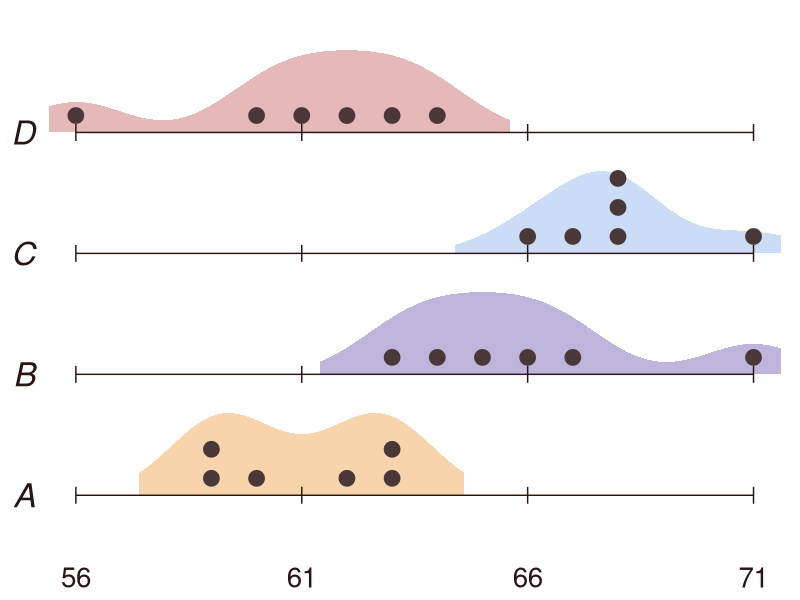
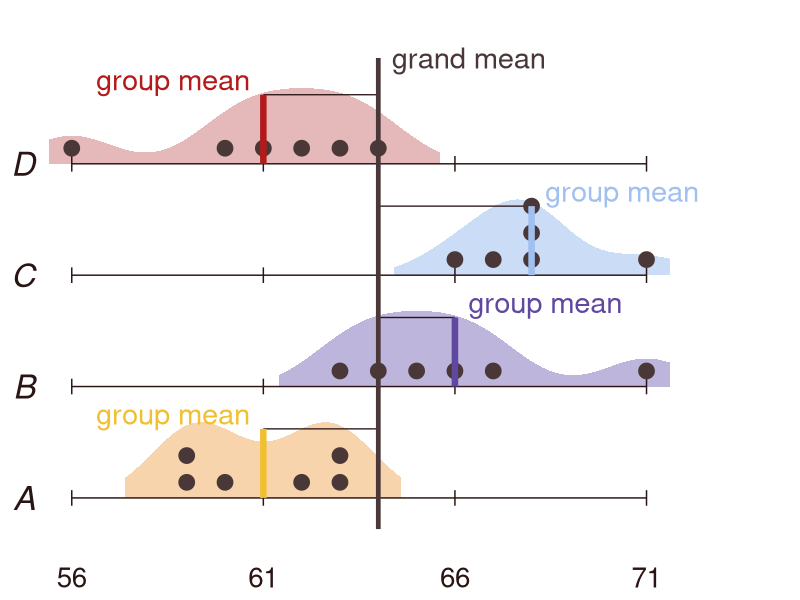
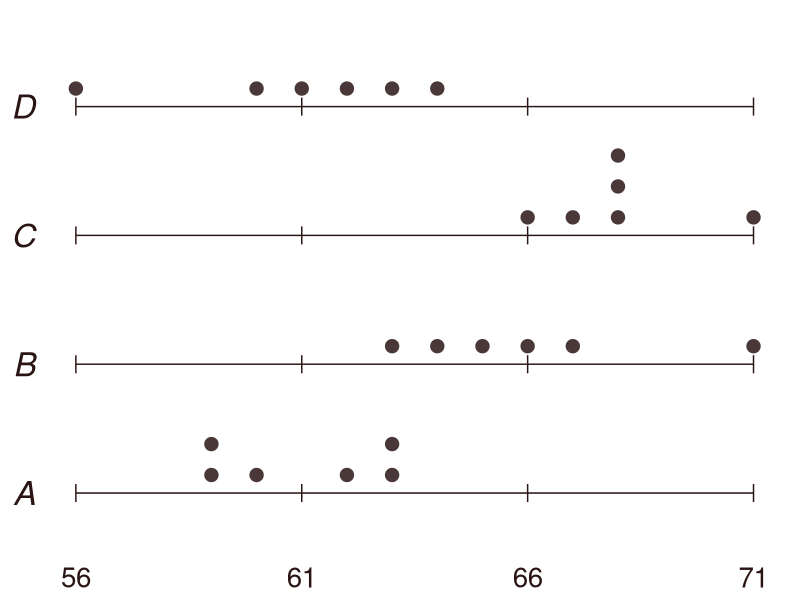
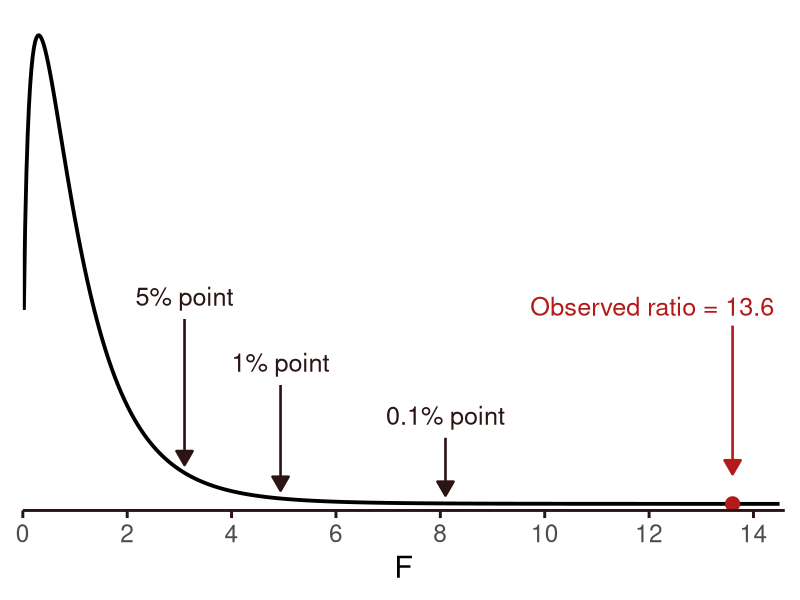
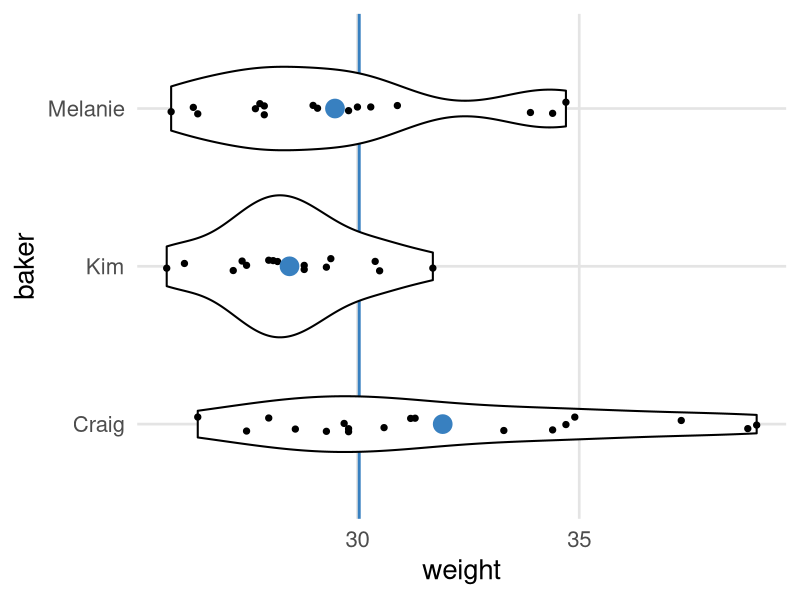

The R source for these figures, in order:
# slides_w12_anova.R --------------------------------------------------------
#
# Feeds: Workshop 12 (ANOVA & Latin Squares) slides "Case Study: Blood
#   Coagulation Times", "ANOVA: Analysis of Variance", "Calculating Deviations
#   in ANOVA", "Quantities of Interest in ANOVA", "F-statistic in ANOVA",
#   "Example 5" (3+ group means, donuts) and "Example 6" (K^2 and Welch ANOVA).
#   Data: Box, Hunter & Hunter's blood coagulation study (24 animals, 4 diets,
#   run order in the `order` column) and workshops/donuts.csv.
# Run from the top of the repo:
#   Rscript functions/slides_w12_anova.R
# Writes: workshops/anova_coagulation.csv (diet, time, order),
#         docs-v3/images/slides/workshop-12/gen_coag_dots.png
#         docs-v3/images/slides/workshop-12/gen_coag_dots_means.png
#         docs-v3/images/slides/workshop-12/gen_coag_dots_gray.png
#         docs-v3/images/slides/workshop-12/gen_f_curve.png
#         docs-v3/images/slides/workshop-12/gen_donuts_violin.png
#         and prints every number shown on those slides.

library(dplyr)
library(readr)
library(broom)
library(ggplot2)

outdir = "docs-v3/images/slides/workshop-12"

# Palette shared with the slide tables: tones for fills, strong partners for marks
tone   = c(A = "#f0b068", B = "#8878c0", C = "#a0c0f0", D = "#d08080")   # tan, purple, blue, rose
strong = c(A = "#f0c030", B = "#6048a0", C = "#a0c0f0", D = "#B31B1B")   # yellow, purple, light blue, red
dotcol = "#4a3838"
rowof  = c(A = 1, B = 2, C = 3, D = 4)                                    # D at the top

# 1. Data: 24 animals, 4 diets, with the random run order of the testing ------
coag = tibble(
  diet  = rep(c("A", "B", "C", "D"), each = 6),
  time  = c(62, 60, 63, 59, 63, 59,
            63, 67, 71, 64, 65, 66,
            68, 66, 71, 67, 68, 68,
            56, 62, 60, 61, 63, 64),
  order = c(20, 2, 11, 10, 5, 24,
            12, 9, 15, 14, 4, 8,
            16, 7, 1, 17, 13, 21,
            23, 3, 6, 18, 22, 19))
write_csv(coag, "workshops/anova_coagulation.csv")

cat("\n== Run order check: orders 1..24 each used once ==\n")
print(all(sort(coag$order) == 1:24))

# 2. Averages and differences -----------------------------------------------
grand = mean(coag$time)
cat("\n== Treatment averages, grand average, differences ==\n")
avgs = coag %>% group_by(diet) %>%
  summarize(n = n(), mean = mean(time), diff = mean(time) - grand)
print(avgs)
cat("Grand average:", grand, "\n")

# 3. The deviation matrices (rows = observation 1-6, columns = diets A-D) ---
Y = sapply(c("A", "B", "C", "D"), function(d) coag$time[coag$diet == d])
rownames(Y) = 1:6
D = Y - grand                                  # deviations from the grand average of 64
T = matrix(rep(avgs$mean - grand, each = 6), nrow = 6,
           dimnames = dimnames(Y))              # treatment deviations
R = D - T                                      # residuals within treatments
cat("\n== Y: observations ==\n");                                  print(Y)
cat("\n== D = Y - 64: deviations from the grand average ==\n");   print(D)
cat("\n== T: treatment deviations ==\n");                          print(T)
cat("\n== R = D - T: residuals within treatments ==\n");           print(R)

cat("\n== Sums of squares and degrees of freedom ==\n")
cat("SS: D =", sum(D^2), " T =", sum(T^2), " R =", sum(R^2),
    " check D = T + R:", sum(D^2) == sum(T^2) + sum(R^2), "\n")
k = 4; n = 24
cat("df: D =", n - 1, " T =", k - 1, " R =", n - k, "\n")
cat("Mean squares: m_T =", sum(T^2) / (k - 1), " m_R =", sum(R^2) / (n - k),
    " F =", (sum(T^2) / (k - 1)) / (sum(R^2) / (n - k)), "\n")

# 4. The ANOVA ---------------------------------------------------------------
cat("\n== summary(aov(time ~ diet)) ==\n")
fit = aov(time ~ diet, data = coag)
print(summary(fit))
cat("\n== F(3, 20) points: 5%, 1%, 0.1% ==\n")
qf_pts = qf(c(.95, .99, .999), 3, 20)
print(qf_pts)
print(round(qf_pts, 2))

# 5. Charts ------------------------------------------------------------------
base_theme = theme_minimal(base_size = 22) +
  theme(panel.grid = element_blank(),
        axis.title = element_blank(),
        axis.text.y = element_text(face = "italic", size = 24, colour = "#2a1414"),
        axis.text.x = element_text(size = 20, colour = "#2a1414"),
        axis.ticks.x = element_blank(),
        axis.line.x = element_blank(),
        plot.background = element_rect(fill = "white", colour = NA),
        plot.margin = margin(8, 14, 4, 8))

# stack tied observations upward within (diet, time), like a dot plot
dots = coag %>%
  mutate(row = rowof[diet]) %>%
  group_by(diet, time) %>%
  mutate(stack = row_number()) %>%
  ungroup() %>%
  mutate(y = row + 0.14 + 0.24 * (stack - 1))

# soft density blob per diet, drawn on the diet's own row
blobs = bind_rows(lapply(c("A", "B", "C", "D"), function(d) {
  x = coag$time[coag$diet == d]
  dd = density(x, bw = 1.1, from = max(min(x) - 1.6, 55.4), to = min(max(x) + 1.6, 71.6), n = 200)
  tibble(diet = d, x = dd$x, row = rowof[[d]], h = dd$y / max(dd$y) * 0.68)
}))

row_lines = tibble(row = 1:4)
ticks = expand.grid(row = 1:4, x = c(56, 61, 66, 71))

# pieces every dot plot shares: rows, ticks, axes
rows_layer = list(
  geom_segment(data = row_lines, aes(x = 56, xend = 71, y = row, yend = row),
               colour = "#2a1414", linewidth = 0.5, inherit.aes = FALSE),
  geom_segment(data = ticks, aes(x = x, xend = x, y = row - 0.07, yend = row + 0.07),
               colour = "#2a1414", linewidth = 0.5, inherit.aes = FALSE),
  scale_x_continuous(breaks = c(56, 61, 66, 71), limits = c(55.4, 71.6), expand = c(0, 0)),
  scale_y_continuous(breaks = 1:4, labels = c("A", "B", "C", "D")))

blob_layer = geom_ribbon(data = blobs,
                         aes(x = x, ymin = row, ymax = row + h, fill = diet),
                         alpha = 0.55, colour = NA, inherit.aes = FALSE)
dot_layer  = function(size = 5.5) geom_point(data = dots, aes(x = time, y = y),
                                             colour = dotcol, size = size)

# (a) PDF p10: blobs + dots
g1 = ggplot() +
  blob_layer + scale_fill_manual(values = tone, guide = "none") +
  rows_layer + dot_layer(5) +
  coord_cartesian(ylim = c(0.72, 4.8), clip = "off") +
  base_theme
ggsave(file.path(outdir, "gen_coag_dots.png"), g1, width = 7.4, height = 2.5, dpi = 200, bg = "white")

# (b) PDF p11: + grand mean line and a labelled group-mean tick per diet
means = avgs %>% mutate(row = rowof[diet], col = strong[diet])
# side the label sits on, matching the PDF: D and A to the left, C and B to the right
means$hj = c(A = 1, B = 0, C = 0, D = 1)[means$diet]
means$lx = means$mean + ifelse(means$hj == 1, -0.35, 0.35)
g2 = ggplot() +
  blob_layer + scale_fill_manual(values = tone, guide = "none") +
  rows_layer +
  # connectors from each group mean to the grand mean, then the strong ticks
  geom_segment(data = means, aes(x = mean, xend = grand, y = row + 0.62, yend = row + 0.62),
               colour = "#2a1414", linewidth = 0.45, inherit.aes = FALSE) +
  dot_layer(5) +
  geom_segment(aes(x = grand, xend = grand, y = 0.72, yend = 4.95),
               colour = "#4a3838", linewidth = 1.6) +
  annotate("text", x = grand + 0.35, y = 4.95, label = "grand mean",
           hjust = 0, size = 7.4, colour = "#4a3838") +
  geom_segment(data = means, aes(x = mean, xend = mean, y = row, yend = row + 0.62, colour = diet),
               linewidth = 2.2, inherit.aes = FALSE) +
  geom_text(data = means, aes(x = lx, y = row + 0.66, label = "group mean", hjust = hj, colour = diet),
            size = 7.4, vjust = 0, fontface = "plain", inherit.aes = FALSE) +
  scale_colour_manual(values = strong, guide = "none") +
  scale_x_continuous(breaks = c(56, 61, 66, 71), limits = c(55.4, 74.5), expand = c(0, 0)) +
  coord_cartesian(ylim = c(0.72, 5.15), clip = "off") +
  base_theme
ggsave(file.path(outdir, "gen_coag_dots_means.png"), g2, width = 7.4, height = 2.6, dpi = 200, bg = "white")

# (c) PDF p12: plain dark grey dots, no blobs
g3 = ggplot() + rows_layer + dot_layer(4.2) +
  coord_cartesian(ylim = c(0.72, 4.55), clip = "off") +
  base_theme
ggsave(file.path(outdir, "gen_coag_dots_gray.png"), g3, width = 7.4, height = 2.5, dpi = 200, bg = "white")

# (d) PDF p14: the F(3, 20) curve with its 5 %, 1 %, 0.1 % points and the observed ratio
xs = seq(0.02, 14.5, length.out = 600)
curve = tibble(x = xs, y = df(xs, 3, 20))
pts = tibble(q = qf_pts, lab = c("5% point", "1% point", "0.1% point"),
             ytop = c(0.30, 0.20, 0.12), dens = df(qf_pts, 3, 20))
g4 = ggplot(curve, aes(x, y)) +
  geom_line(linewidth = 1.3, colour = "black") +
  geom_segment(data = pts, aes(x = q, xend = q, y = ytop - 0.02, yend = dens + 0.012),
               arrow = arrow(length = unit(0.16, "in"), type = "closed"),
               linewidth = 0.9, colour = "#2a1414", inherit.aes = FALSE) +
  geom_text(data = pts, aes(x = q, y = ytop, label = lab), vjust = 0, size = 6.4,
            colour = "#2a1414", inherit.aes = FALSE) +
  annotate("segment", x = 13.6, xend = 13.6, y = 0.27, yend = 0.045,
           arrow = arrow(length = unit(0.16, "in"), type = "closed"),
           linewidth = 0.9, colour = "#B31B1B") +
  annotate("point", x = 13.6, y = 0.0, size = 4.5, colour = "#B31B1B") +
  annotate("text", x = 14.4, y = 0.285, label = "Observed ratio = 13.6", hjust = 1, vjust = 0,
           size = 6.4, colour = "#B31B1B") +
  scale_x_continuous(breaks = seq(0, 14, 2), limits = c(0, 14.6), expand = c(0, 0)) +
  scale_y_continuous(limits = c(-0.01, 0.74), expand = c(0, 0)) +
  labs(x = "F", y = NULL) +
  theme_minimal(base_size = 22) +
  theme(panel.grid = element_blank(),
        axis.text.y = element_blank(),
        axis.ticks.x = element_line(colour = "#2a1414"),
        axis.line.x = element_line(colour = "#2a1414"),
        plot.background = element_rect(fill = "white", colour = NA))
ggsave(file.path(outdir, "gen_f_curve.png"), g4, width = 7, height = 3.8, dpi = 200, bg = "white")

# 6. Examples 5 and 6: donuts (Tim's slide code) ----------------------------
donuts = read_csv("workshops/donuts.csv", show_col_types = FALSE)

cat("\n== Example 5: lm() route ==\n")
donuts %>%
  summarize(lm(weight ~ baker) %>% glance()) %>%
  select(sigma, statistic, p.value, df) %>%
  print()

cat("\n== Example 5: aov() route ==\n")
donuts %>%
  reframe(aov(weight ~ baker) %>% tidy()) %>%
  print()

cat("\n== Example 6: Bartlett's K^2 test ==\n")
bartlett.test(weight ~ baker, data = donuts) %>% print()

cat("\n== Example 6: Welch's ANOVA (no equal-variance assumption) ==\n")
donuts %>%
  summarize(oneway.test(weight ~ baker, data = donuts, var.equal = FALSE) %>% tidy()) %>%
  print()

cat("\n== Donut baker means, grand mean, n ==\n")
dm = donuts %>% group_by(baker) %>% summarize(n = n(), mean = mean(weight), sd = sd(weight))
print(dm)
dgrand = mean(donuts$weight)
cat("Grand mean:", dgrand, "\n")

# (e) PDF p15: violins per baker, Craig at the bottom
donuts = donuts %>% mutate(baker = factor(baker, levels = c("Craig", "Kim", "Melanie")))
dm = dm %>% mutate(baker = factor(baker, levels = levels(donuts$baker)))
set.seed(12)
g5 = ggplot(donuts, aes(x = weight, y = baker)) +
  geom_vline(xintercept = dgrand, colour = "#3880c0", linewidth = 1) +
  geom_violin(orientation = "y", fill = "white", colour = "black", linewidth = 0.7, scale = "area") +
  geom_jitter(width = 0, height = 0.05, size = 1.8, colour = "black") +
  geom_point(data = dm, aes(x = mean, y = baker), colour = "#3880c0", size = 6) +
  labs(x = "weight", y = "baker") +
  theme_minimal(base_size = 20) +
  theme(panel.grid.minor = element_blank(),
        panel.grid.major = element_line(colour = "#e4e4e4"),
        plot.background = element_rect(fill = "white", colour = NA))
ggsave(file.path(outdir, "gen_donuts_violin.png"), g5, width = 3.4, height = 5.7, dpi = 200, bg = "white")

cat("\nDone: wrote workshops/anova_coagulation.csv and five PNGs in", outdir, "\n")
